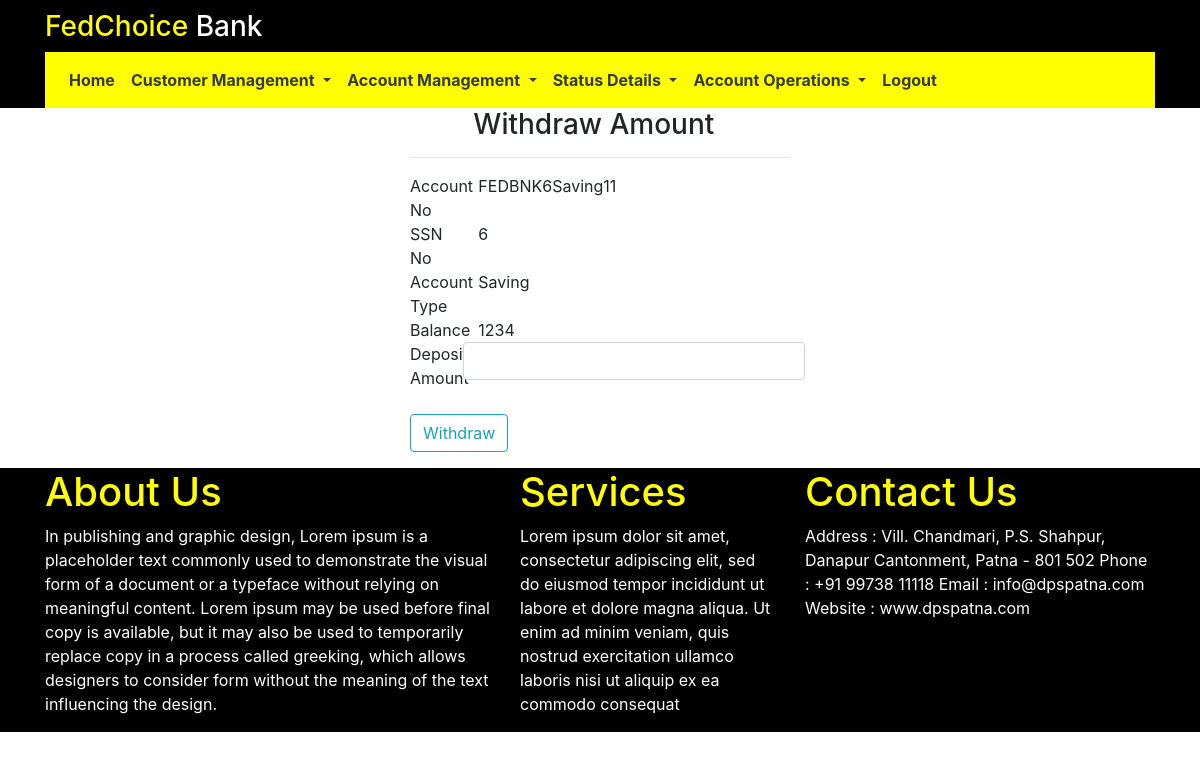
Before: /finish_withdraw?account_no=FEDBNK6Saving11 (signed in) with the older database file.
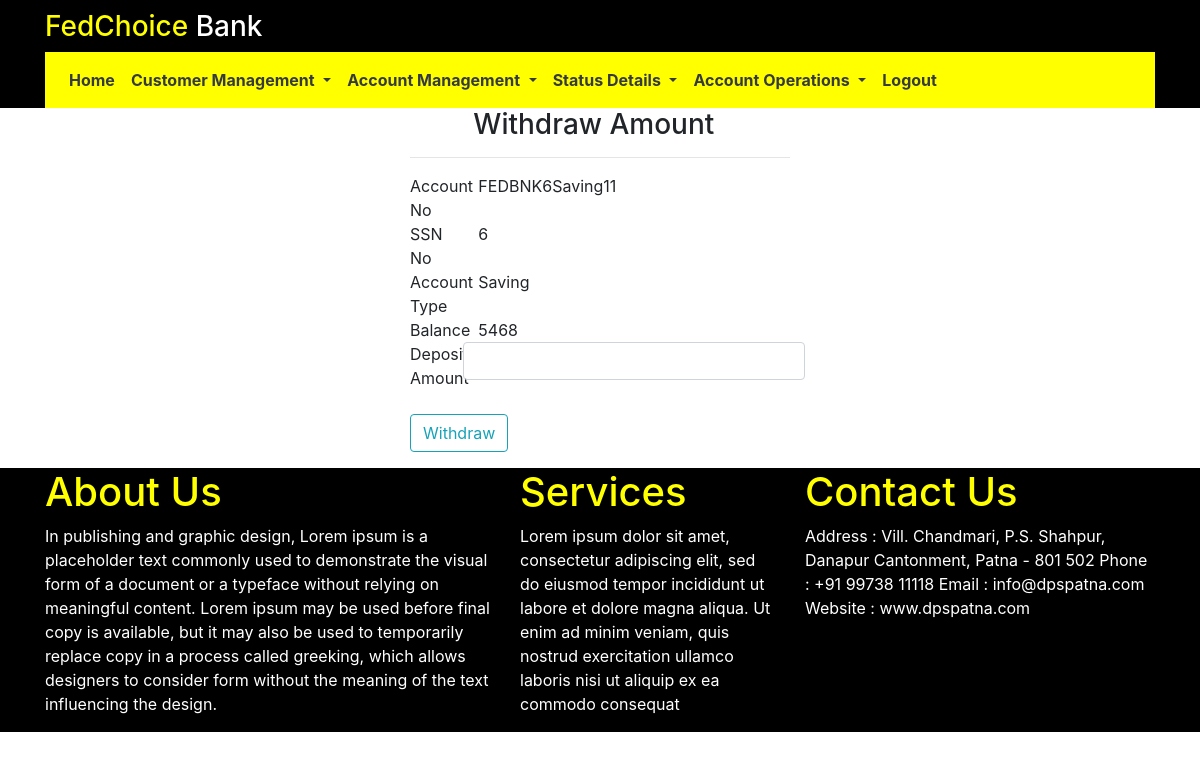
After: the same page with the newer database file.
### RetailBank/models.py (models this page shows, shortened)
class Account(db.Model):
	account_no = db.Column(db.String(22),primary_key=True)
	ssd_id = db.Column(db.Integer,ForeignKey('customer.ssd_id'))
	account_type = db.Column(db.String(10),nullable=False)
	deposit_amount = db.Column(db.Integer,nullable=False)

### RetailBank/routes.py (the view, shortened to what this page needs)
@app.route('/finish_withdraw',methods=['GET','POST'])
@login_required
def finish_withdraw():
	account_no = request.args.get('account_no')
	acc = Account.query.filter_by(account_no=account_no).first()
	ssn_no = acc.ssd_id
	account_type = acc.account_type
	balance = acc.deposit_amount
	account_type = acc.account_type
	return render_template('withdraw_money.html',account_no=account_no,ssn_no=ssn_no,account_type=account_type,balance=balance)

### RetailBank/models.py (called while the page is built)
@login_manager.user_loader
def load_user(user_id):
    return userstore.query.get(int(user_id))

### RetailBank/templates/withdraw_money.html
{% extends 'base.html'%}
{% block content %}
<div class="row">
    <div class="col-md-4"></div>
    <div class="col-md-4">
        <h3 class="offset-2">Withdraw Amount</h3>
        <hr>
        <div class="row">
            <div class="col-md-2">
                Account No
            </div>
            <div class="col-md-10">
                {{account_no}}
            </div>
        </div>
        <div class="row">
            <div class="col-md-2">
                SSN No
            </div>
            <div class="col-md-10">
                {{ssn_no}}
            </div>
        </div>
        <div class="row">
            <div class="col-md-2">
                Account Type
            </div>
            <div class="col-md-10">
                {{account_type}}
            </div>
        </div>
        <div class="row">
            <div class="col-md-2">
                Balance
            </div>
            <div class="col-md-10">
                {{balance}}
            </div>
        </div>
        <form action="" method="POST">
            <div class="form-group row">
                <label for="deposit_amount" class="col-md-2">Deposit Amount</label>
                <input type="text" name="deposit_amount" class="col-md-10 form-control">
            </div>
            <div class="form-group">
                <input type="submit" class="btn btn-outline-info" value="Withdraw">
            </div>
        </form>
    </div>
    <div class="col-md-4"></div>
</div>
{% endblock %}

Changed rows visible on the page:
changed Account "FEDBNK6Saving11": deposit_amount "1234" → "5468"
